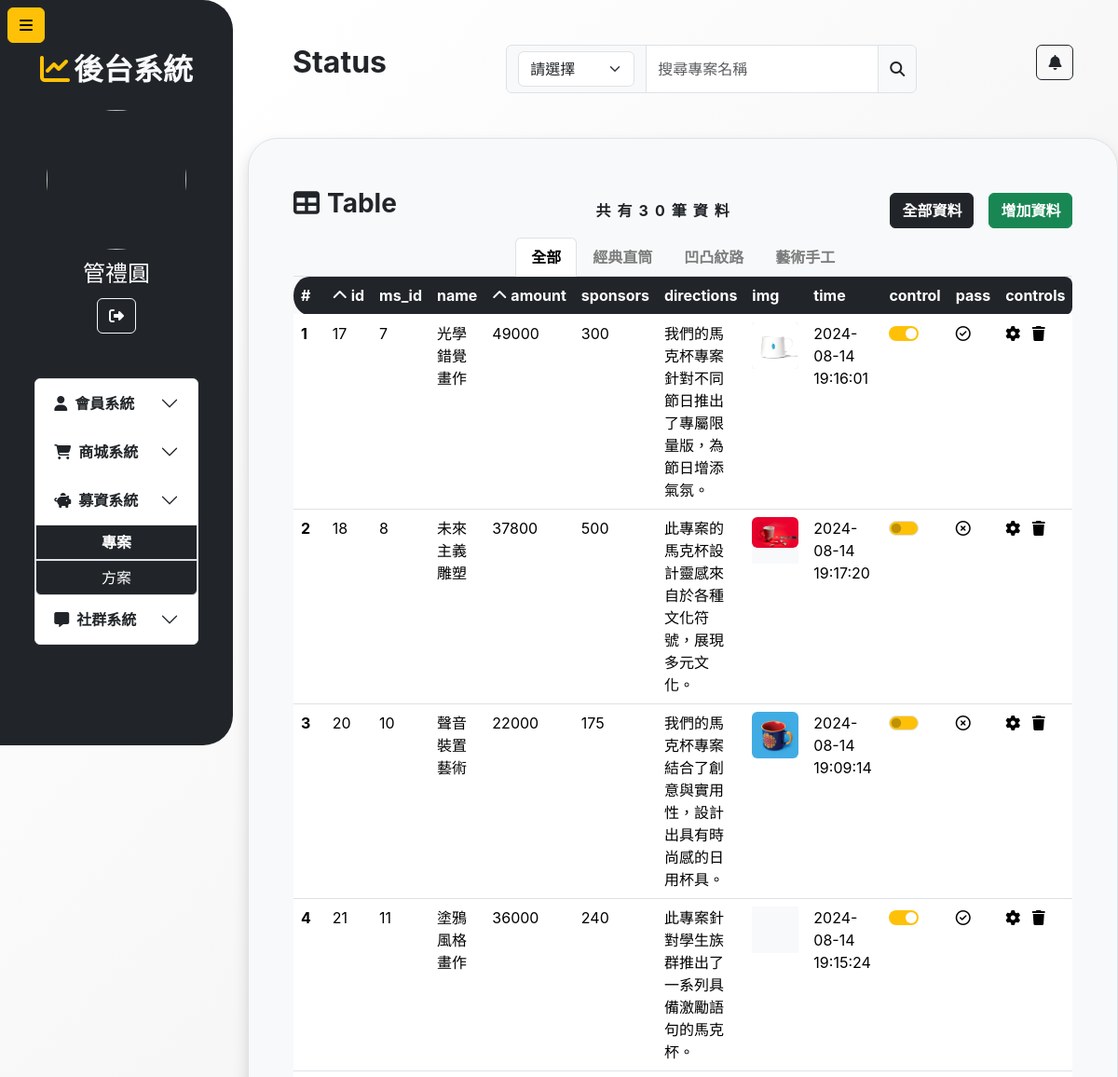
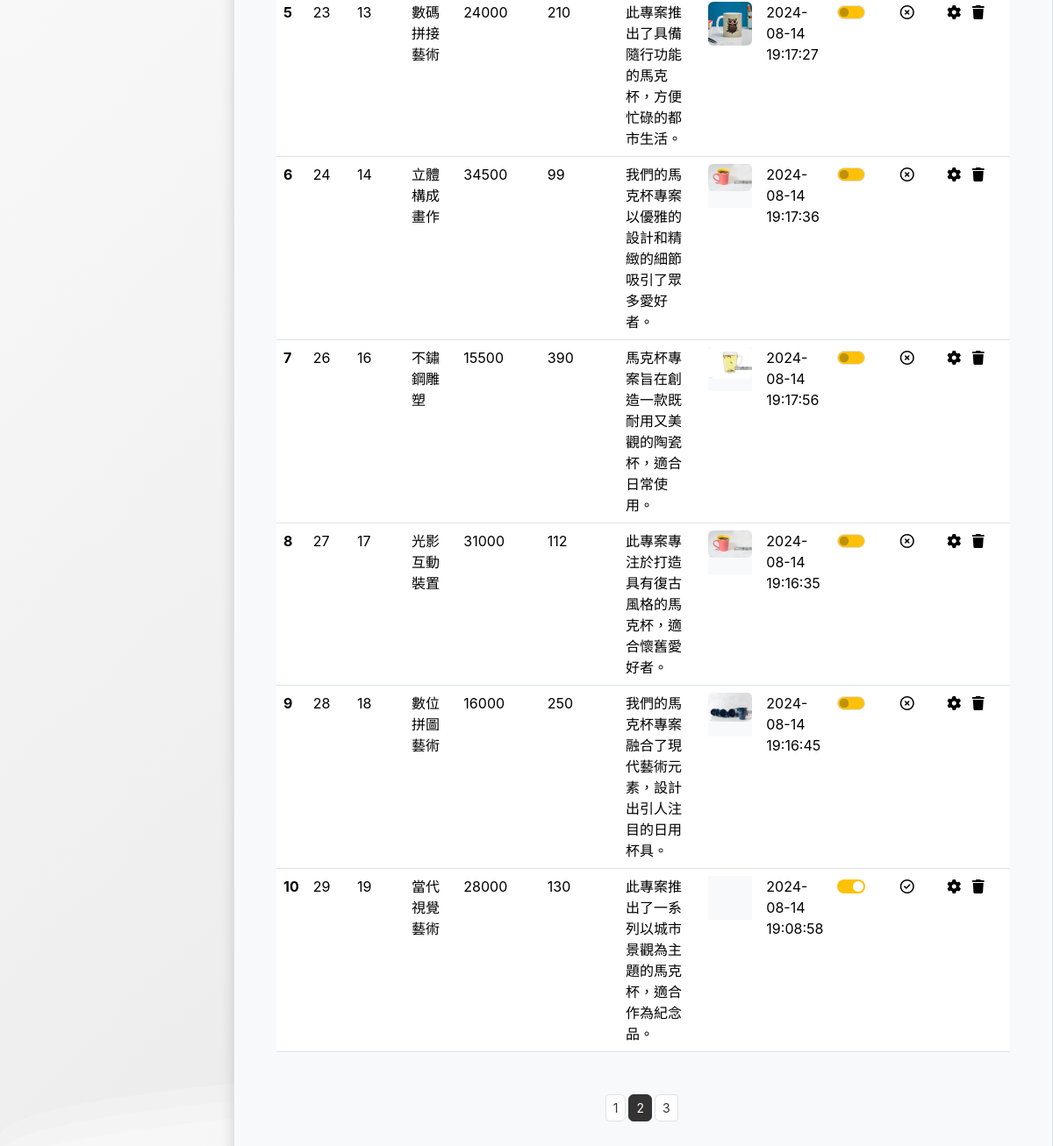
/fundrais/project.php?page=2 (signed in), run on the app's committed database (2 pictures, top to bottom).
### tables this page shows
CREATE TABLE `type` (
  `id` int(11) NOT NULL,
  `name` varchar(20) DEFAULT NULL
);

CREATE TABLE `project` (
  `id` int(11) NOT NULL,
  `ms_id` int(11) NOT NULL,
  `type_id` int(11) NOT NULL,
  `name` varchar(100) NOT NULL,
  `amount` int(11) NOT NULL,
  `sponsors` int(11) DEFAULT 0,
  `directions` varchar(100) NOT NULL,
  `img` varchar(50) NOT NULL,
  `scope` varchar(30) DEFAULT NULL,
  `pass` int(11) DEFAULT 0,
  `success` int(11) DEFAULT 0,
  `time` datetime DEFAULT current_timestamp(),
  `endtime` datetime DEFAULT NULL
);

### fundrais/project.php (the view, shortened to what this page needs)
<?php
require_once("../conn.php");
if (isset($_GET['query']) && !empty($_GET['query'])) {
  $query = $_GET['query'];
  $search = "`name` LIKE '%$query%' AND";
} else {
  $search = "";
  $query = "";
}
$cid = isset($_GET["cid"]) ? (int)$_GET["cid"] : 0;
if ($cid === 0) {
  $type = "";
} else {
  $type = "`type_id`= $cid AND";
}
if (isset($_GET['query']) && !empty($_GET['query'])) {
  $query = $_GET['query'];
  $queryType=isset($_GET['queryType'])?$_GET['queryType']:"name";
  $search = "`$queryType`  LIKE '%$query%' AND";
} else {
  $search = "";
  $query = "";
}
$page = isset($_GET["page"]) ? (int)$_GET["page"] : 1;
$perPage = 10;
$pageStart = ($page - 1) * $perPage;
$order="";
$if=false;
$sql = "SELECT *  FROM `project` WHERE    $search  $type    (`endtime` is NULL or `endtime` > NOW())  $order LIMIT $pageStart,$perPage";
$sqlAll = "SELECT *  FROM `project` WHERE  $search  $type   (`endtime` is NULL or `endtime` > NOW()) ";
$sqlType = "SELECT *  FROM `type`";
try {
  $result = $conn->query($sql);
  $allResult = $conn->query($sqlAll);
  $typeResult = $conn->query($sqlType);
  $projectNumber = $allResult->num_rows;
  $totlePage = ceil($projectNumber / $perPage);
  $Number = $result->num_rows;
  $rows = $result->fetch_all(MYSQLI_ASSOC);
  $typeRows = $typeResult->fetch_all(MYSQLI_ASSOC);
} catch (mysqli_sql_exception $e) {
  echo $e->getMessage();
}
?>
<!DOCTYPE html>
<html lang="zh-hant-TW">
<head>
  <link rel="stylesheet" href="https://cdnjs.cloudflare.com/ajax/libs/font-awesome/6.6.0/css/all.min.css" />
  <link rel="stylesheet" href="../css/index.css">
  <link href="https://cdn.jsdelivr.net/npm/bootstrap@5.3.3/dist/css/bootstrap.min.css" rel="stylesheet">
</head>
<body>
</body>
<body>
  <div class="p-0 container-fluid d-flex  ">
    <div class="collapse show collapse-horizontal  sticky-top z-1 h100vh" id="collapseWidthExample">
      <nav class="w250px h100vh bg-dark p-2 rounded-end-5 ">
        <div class="my-4 mt-5">
          <h2 class="text-center text-light fw-bold"><i class="fa-solid fa-chart-line me-1 text-warning"></i>後台系統</h2>
        </div>
        <div>
          <img class="d-block m-auto rounded-circle mt-2 w150px h150px" src="../membersystem/php_image/<?=$_SESSION["user"]["img"]?>" alt="">
          <p class="text-white text-center my-2 fs-4"><?=$_SESSION["user"]["name"]?></p>
            <button type="button" class="btn btn-outline-light d-block m-auto loginOut">
              <i class="fa-solid fa-right-from-bracket"></i>
            </button>
        </div>
        <div class="accordion mt-5 " id="accordionExample">
          <div class="accordion-item w-75 m-auto ">
            <h2 class="accordion-header ">
              <button class=" fw-bold  accordion-button collapsed  " type="button" data-bs-toggle="collapse" data-bs-target="#collapseOne" aria-expanded="true" aria-controls="collapseOne">
                <i class="fa-solid fa-user me-2"></i>會員系統
              </button>
              <button class=" fw-bold  accordion-button collapsed " type="button" data-bs-toggle="collapse" data-bs-target="#collapseTwo" aria-expanded="true" aria-controls="collapseOne">
              <i class="fa-solid fa-cart-shopping me-2" ></i>商城系統
              </button>
              <button class=" fw-bold  accordion-button collapsed " type="button" data-bs-toggle="collapse" data-bs-target="#collapseThree" aria-expanded="true" aria-controls="collapseOne">
              <i class="fa-solid fa-piggy-bank me-2"></i>募資系統
              </button>
              <div id="collapseThree" class="accordion-collapse collapse show" data-bs-parent="#accordionExample">
              <div class="accordion-body p-0">
                <div class="d-grid  ">
                  <div>
                    <a href="./project.php" class="btn d-block bg-dark fw-bold text-white rounded-0 border">專案</a>
                  </div>
                  <div>
                    <a href="#" class="btn d-block bg-dark text-white rounded-0 border rounded-bottom">方案</a>
                  </div>
                </div>
              </div>
            </div>
              <button class=" fw-bold  accordion-button collapsed " type="button" data-bs-toggle="collapse" data-bs-target="#collapseFour" aria-expanded="true" aria-controls="collapseOne">
                <i class="fa-solid fa-message me-2"></i>社群系統
              </button>
            </h2>
          </div>
        </div>
      </nav>
    </div>
    <button class="btn btn-warning z-3   position-fixed start-0 top-0 mt-2 ms-2" type="button" data-bs-toggle="collapse" data-bs-target="#collapseWidthExample" aria-expanded="false" aria-controls="collapseWidthExample">
      <i class="fa-solid fa-bars"></i>
    </button>
    <main class="flex-grow-1 px-3 mb-5">
      <div class="d-flex p-5 justify-content-between">
        <div class="">
          <h2 class="fw-bold">Status</h2>
        </div>
        <div class="flex-grow">
          <form action="" method="get">
            <div class="input-group flex-nowrap">
              <div class="input-group-text">
                <select id="Select" name="queryType" class="form-select">
                  <option <?=isset($_GET["queryType"])?"":"selected"?> value="" disabled>請選擇</option>
                </select>
              </div>
              <input type="text" class="form-control  inputWidth" name="query" id="search" placeholder="搜尋專案名稱" aria-label="Username" aria-describedby="addon-wrapping" value="<?php echo isset($_GET['query']) ? htmlspecialchars($_GET['query']) : ''; ?>">
              <button class="input-group-text search" id="addon-wrapping "><i class="fa-solid fa-magnifying-glass"></i></button>
            </div>
          </form>
        </div>
        <div>
          <button type="button" class="btn btn-outline-dark"><i class="fa-solid fa-bell"></i></button>
        </div>
      </div>
      <div class="container border p-5 rounded-5 bg-light shadow">
        <div class="d-flex justify-content-between align-items-center">
          <p class="fs-3 fw-bold">
            <i class="fa-solid fa-table me-2"></i>Table
          </p>
          <p class=" fw-bold m-0 letter-spacing ms-5">共有<?= $projectNumber ?>筆資料</p>
          <div class="d-flex align-items-center">
            <a class="btn text-white btn-dark fw-bold me-3" href="./project.php">全部資料</a>
            <button type="button" class="btn btn-success fw-bold" data-bs-toggle="modal" data-bs-target="#exampleModal">增加資料</button>
          </div>
        </div>
        <div class="nav nav-tabs mx-auto justify-content-center">
          <a class="nav-link fw-bold <?= $cid === 0 ? "active text-black fw-bold" : "text-black-50 fw-bold" ?>" href="?query=<?= isset($query)?$query:""?>&queryType=<?= isset($queryType)?$queryType:"" ?>">全部</a>
          <?php foreach ($typeRows as $typeRow) : ?>
            <a class=" nav-link fw-bold <?= $cid === (int)$typeRow["id"] ? "active text-black fw-bold" : "text-black-50 fw-bold" ?>" href="?cid=<?= $typeRow["id"] ?>&query=<?= isset($query)?$query:"" ?>&queryType=<?= isset($queryType)?$queryType:"" ?>"><?= isset($typeRow["name"])?$typeRow["name"]:"" ?></a>
          <?php endforeach; ?>
        </div>
        <div class="tab-content" id="pills-tabContent">
          <div class="tab-pane fade show active" id="pills-home" role="tabpanel" aria-labelledby="pills-home-tab" tabindex="0">
            <table class="table table-hover ">
              <thead>
                <tr class="table-dark " style="border:none;">
                  <th class="index rounded-start-circle" scope="col">#</th>
                  <th class="id" scope="col">
                    <a class="a d-flex align-items-center rotate-link1" href="?name=id&page=<?=$page?>&cid=<?=$cid?>&if=<?=$if?>&queryType=<?= isset($queryType)?$queryType:""?>&query=<?= isset($query)?$query:"" ?>">
                      <i class="fa-solid fa-chevron-up me-1" id="link1"></i>id
                    </a>
                  </th>
                  <th class="ms_id" scope="col">ms_id</th>
                  <th class="name" scope="col">name</th>
                  <th class="amountDesc  " scope="col">
                    <a class="a d-flex align-items-center rotate-link2" href="?name=amount&page=<?=$page?>&cid=<?=$cid?>&if=<?=$if?>&queryType=<?= isset($queryType)?$queryType:""?>&query=<?= isset($query)?$query:"" ?>">
                      <i class="fa-solid fa-chevron-up me-1" id="amount"></i>amount
                    </a>
                  </th>
                  <th class="sponsors" scope="col">sponsors</th>
                  <th class="directions" scope="col">directions</th>
                  <th class="img" scope="col">img</th>
                  <th class="time" scope="col">time</th>
                  <th class="pass" scope="col">control</th>
                  <th class="success" scope="col">pass</th>
                  <th class="controls rounded-end-3" scope="col">controls</th>
                </tr>
              </thead>
              <tbody>
                <? if ($Number >= 0) : ?>
                  <?php foreach ($rows as $index => $row) : ?>
                    <tr>
                      <th scope="row"><?= $index + 1 ?></th>
                      <td><?= $row["id"] ?></td>
                      <td><?= $row["ms_id"] ?></td>
                      <td><?= $row["name"] ?></td>
                      <td><?= $row["amount"] ?></td>
                      <td><?= $row["sponsors"] ?></td>
                      <td><?= $row["directions"] ?></td>
                      <td><div class="w50px h50px bg-light overflow-hidden"><img class="rounded-2 w-100 object-fit-cover" src="./img/<?= $row["img"] ?>" alt=""></div></td>
                      <td><?= $row["time"] ?></td>
                      <td>
                        <form action="./project.php ">
                          <div class="form-check form-switch">
                            <input class="form-check-input pass bg-warning " type="checkbox" name="switch" role="switch" id="pass<?= $index + 1 ?>" <?= $row["pass"] == 1 ? "checked" : "" ?> onchange="pass(event)">
                          </div>
                        </form>
                      </td>
                      <td class="align-items-center">
                        <? if($row["pass"]==1):?>
                          <i class="fa-regular fa-circle-check"></i>
                        <? else:?>
                          <i class="fa-regular fa-circle-xmark"></i>
                        <?endif?>
                      </td>
                      <td>
                        <i class=" fa-solid fa-gear me-2 hover" data-bs-toggle="modal" data-bs-target="#setModal<?= $index ?>"></i>
                        <i class=" btn-del fa-solid fa-trash hover" idn="<?= $row["id"] ?>"></i>
                      </td>
                    </tr>
                  <?php endforeach; ?>
                <? endif ?>
              </tbody>
            </table>
            <nav aria-label="..." class="d-flex justify-content-center mt-5">
          <ul class=" pagination pagination-sm">
            <? for ($i = 0; $i < $totlePage; $i++) : ?>
              <li class="me-1  page-item <?= $page === $i + 1 ? "active" : "" ?>" aria-current="page">
                <a href="?page=<?= $i + 1 ?><?= '&cid=' . $cid > 0 ? $cid : "" ?>" class="btn page-link "><?= $i + 1 ?></a>
              </li>
            <? endfor; ?>
          </ul>
        </nav>
          </div>
        </div>
      </div>
    </main>
  </div>
</body>
</html>

### css/index.css (style rules this page uses)
.w250px { width: 250px; }
.h150px { height: 150px; }
.w150px { width: 150px; }
.w50px { width: 50px; }
.h50px { height: 50px; }
* { padding: 0; margin: 0; box-sizing: border-box; }
#search { width: 250px; transition: width 0.5s ease; }
.hover { cursor: pointer; }
.sticky-top { position: sticky; top: 0; }
.h100vh { height: 100vh; }
.letter-spacing { letter-spacing: 7px; }
.a { text-decoration: none; color: white; }

### fundrais/project.php (style rules this page uses)
body { margin: auto; font-family: -apple-system, BlinkMacSystemFont, sans-serif; overflow: auto; background: linear-gradient(315deg, rgba(180, 180, 180, 1) 3%, rgba(200, 200, 200, 1) 38%, rgba(220, 220, 220, 1) 68%, rgba(255, 255, 255, 1) 98%); animation: gradient 15s ease infinite; background-size: 400% 400%; background-attachment: fixed; }
.form-check-input:checked { border:none }
.page-link { color:#333; }
.active>.page-link { background-color: #333; border:1px solid #333; }

### data on the page
type: name "經典直筒"
type: name "凹凸紋路"
type: name "藝術手工"
project: id "17", ms "7", name "光學錯覺畫作", amount "49000", sponsors "300", directions "我們的馬克杯專案針對不同節日推出了專屬限量版，為節日增添氣氛。", img (picture), time "2024-08-14 19:16:01", pass "☑"
project: id "18", ms "8", name "未來主義雕塑", amount "37800", sponsors "500", directions "此專案的馬克杯設計靈感來自於各種文化符號，展現多元文化。", img (picture), time "2024-08-14 19:17:20"
project: id "20", ms "10", name "聲音裝置藝術", amount "22000", sponsors "175", directions "我們的馬克杯專案結合了創意與實用性，設計出具有時尚感的日用杯具。", img (picture), time "2024-08-14 19:09:14"
project: id "21", ms "11", name "塗鴉風格畫作", amount "36000", sponsors "240", directions "此專案針對學生族群推出了一系列具備激勵語句的馬克杯。", time "2024-08-14 19:15:24", pass "☑"
project: id "23", ms "13", name "數碼拼接藝術", amount "24000", sponsors "210", directions "此專案推出了具備隨行功能的馬克杯，方便忙碌的都市生活。", img (picture), time "2024-08-14 19:17:27"
project: id "24", ms "14", name "立體構成畫作", amount "34500", sponsors "99", directions "我們的馬克杯專案以優雅的設計和精緻的細節吸引了眾多愛好者。", img (picture), time "2024-08-14 19:17:36"
project: id "26", ms "16", name "不鏽鋼雕塑", amount "15500", sponsors "390", directions "馬克杯專案旨在創造一款既耐用又美觀的陶瓷杯，適合日常使用。", img (picture), time "2024-08-14 19:17:56"
project: id "27", ms "17", name "光影互動裝置", amount "31000", sponsors "112", directions "此專案專注於打造具有復古風格的馬克杯，適合懷舊愛好者。", img (picture), time "2024-08-14 19:16:35"
project: id "28", ms "18", name "數位拼圖藝術", amount "16000", sponsors "250", directions "我們的馬克杯專案融合了現代藝術元素，設計出引人注目的日用杯具。", img (picture), time "2024-08-14 19:16:45"
project: id "29", ms "19", name "當代視覺藝術", amount "28000", sponsors "130", directions "此專案推出了一系列以城市景觀為主題的馬克杯，適合作為紀念品。", time "2024-08-14 19:08:58", pass "☑"

### other printed values
$_SESSION["user"]["name"] "管禮圓"
$projectNumber "30"
